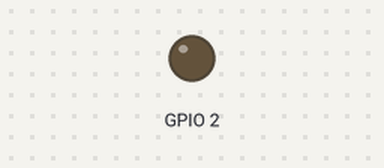
This sketch was run on a simulated ESP32. On the bench: output pins drawn as LEDs (lit = HIGH).

Above: at 0.15 s.
At 39.81 s:
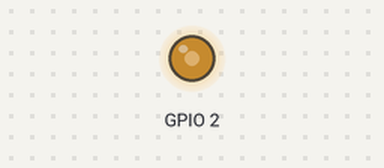
Timing chart, 0 to 40.0 s (numbered marks = the images above):
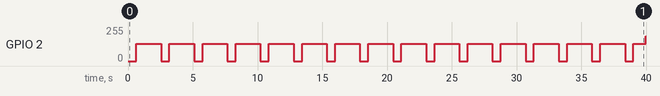

Measured:
- by itself, GPIO 2: 0/255 → 128/255 at 0.64 s, → 0/255 1.9 s later, → 128/255 0.65 s later, → 0/255 1.9 s later, … (32 changes in this stretch)

The sketch:

PWM.ino
```cpp
/*
   scheda: DOIT ESP32 dev kit
   AZDelivery - https://amzn.to/3GwypiZ
   Fare UPLOAD e poi premere il tasto RST sulla scheda

   URL per config schede: https://dl.espressif.com/dl/package_esp32_index.json

   PWM led sul pin 2

   https://docs.espressif.com/projects/esp-idf/en/latest/esp32/api-reference/peripherals/ledc.html

*/
int pwmchannel = 0; //da 0 a 15
int bit_res = 8;
int freq = 5000; //max 40Mhz!

void setup() {
  //setup canale PWM
  ledcSetup(pwmchannel, freq, bit_res);

  // attach the channel to the GPIO to be controlled
  ledcAttachPin(2, pwmchannel);
  //posso collegare altri pin allo stesso segnale
  //ledcAttachPin(4, pwmchannel);
}

void loop() {
  for (int i = 0; i < 255; i++) {
    //analogWrite(2, i);
    ledcWrite(pwmchannel, i);
    delay(5);
  }
  for (int i = 255; i >= 0; i--) {
    //analogWrite(2, i);
    ledcWrite(pwmchannel, i);
    delay(5);
  }
}
```
